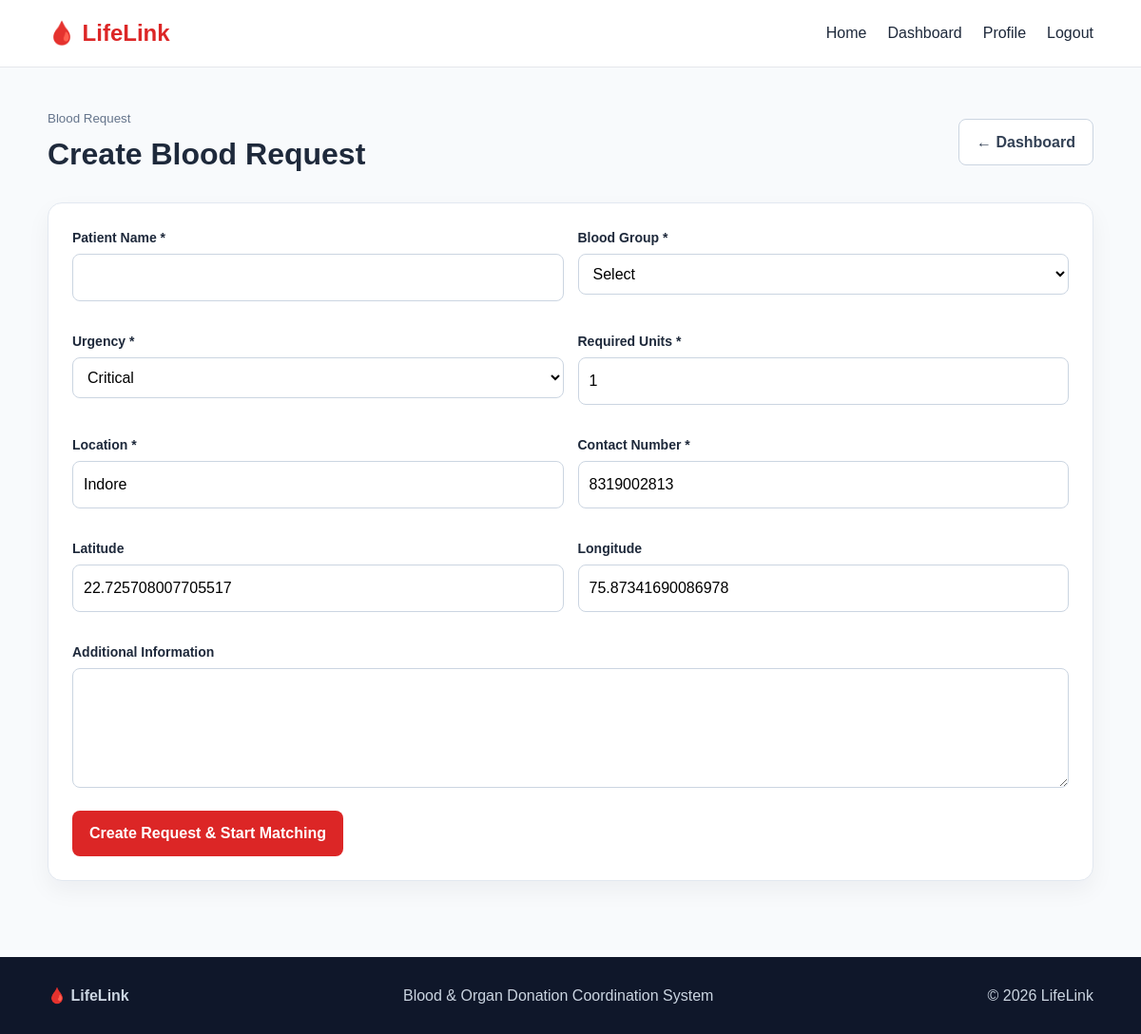
Screenshot of /create-request (signed in) with the database file from the repository.
### tables this page shows
CREATE TABLE users(
      id INTEGER PRIMARY KEY AUTOINCREMENT, name TEXT NOT NULL, email TEXT UNIQUE NOT NULL,
      password_hash TEXT NOT NULL, role TEXT NOT NULL, phone TEXT, city TEXT,
      lat REAL, lng REAL, blood_group TEXT, last_donation TEXT,
      verified INTEGER DEFAULT 1, active INTEGER DEFAULT 1, created_at TEXT NOT NULL
    );

### app.py (the view, shortened to what this page needs)
@app.route("/create-request",methods=["GET","POST"])
@role_required("recipient","hospital")
def create_request():
    u=current_user()
    if u["role"]=="hospital" and not u["verified"]:
        flash("Your hospital account must be verified by an admin first.","error")
        return redirect(url_for("hospital_dashboard"))
    return render_template("create-request.html",u=u)

### app.py (called while the page is built)
def db():
    if "db" not in g:
        g.db = sqlite3.connect(DB_PATH)
        g.db.row_factory = sqlite3.Row
        g.db.execute("PRAGMA foreign_keys=ON")
    return g.db

def q(sql, args=(), one=False):
    cur=db().execute(sql,args)
    rows=cur.fetchone() if one else cur.fetchall()
    cur.close()
    return rows

def current_user():
    uid=session.get("user_id")
    return q("SELECT * FROM users WHERE id=? AND active=1",(uid,),one=True) if uid else None

@app.context_processor
def inject():
    return {"current_user": current_user(), "blood_groups": BLOOD_GROUPS, "cooldown": COOLDOWN_DAYS}

def role_required(*roles):
    def deco(f):
        @wraps(f)
        def wrap(*a,**kw):
            u=current_user()
            if not u: return redirect(url_for("login",next=request.path))
            if u["role"] not in roles:
                flash("You do not have permission to access this page.","error")
                return redirect(url_for("dashboard"))
            return f(*a,**kw)
        return wrap
    return deco

### templates/create-request.html (shortened to what this page needs)
<!doctype html><html lang="en"><head><link rel="stylesheet" href="{{ url_for('static',filename='css/style.css') }}"></head><body>
<header class="navbar"><div class="container navrow"><a class="logo" href="{{ url_for('index') }}">🩸 LifeLink</a><nav class="navlinks">
<a href="{{ url_for('index') }}">Home</a>{% if current_user %}<a href="{{ url_for('dashboard') }}">Dashboard</a>{% if current_user.role=='donor' %}<a href="{{ url_for('blood_requests') }}">Requests</a>{% endif %}<a href="{{ url_for('profile') if current_user.role in ['donor','recipient','camp_organizer'] else url_for('dashboard') }}">Profile</a><a href="{{ url_for('logout') }}">Logout</a>{% else %}<a href="{{ url_for('login') }}">Login</a><a href="{{ url_for('register') }}">Register</a>{% endif %}
</nav></div></header>
<main class="dashboard"><div class="container"><div class="dashhead"><div><small class="muted">Blood Request</small><h1>Create Blood Request</h1></div><a class="btn light" href="{{url_for('dashboard')}}">← Dashboard</a></div><div class="card"><form method="post"><div class="formgrid"><div class="group"><label>Patient Name *</label><input name="patient_name" required></div><div class="group"><label>Blood Group *</label><select name="blood_group" required><option value="">Select</option>{% for b in blood_groups %}<option>{{b}}</option>{% endfor %}</select></div><div class="group"><label>Urgency *</label><select name="urgency" required><option>Critical</option><option>Urgent</option><option>Routine</option></select></div><div class="group"><label>Required Units *</label><input name="units" type="number" min="1" value="1" required></div><div class="group"><label>Location *</label><input name="location" value="{{u.city or ''}}" required></div><div class="group"><label>Contact Number *</label><input name="contact" value="{{u.phone or ''}}" required></div><div class="group"><label>Latitude</label><input name="lat" type="number" step="any" value="{{u.lat or ''}}"></div><div class="group"><label>Longitude</label><input name="lng" type="number" step="any" value="{{u.lng or ''}}"></div><div class="group fullrow"><label>Additional Information</label><textarea name="notes" rows="4"></textarea></div></div><button class="btn primary">Create Request & Start Matching</button></form></div></div></main>
<footer><div class="container footerrow"><strong>🩸 LifeLink</strong><span>Blood & Organ Donation Coordination System</span><span>© 2026 LifeLink</span></div></footer>
<script src="{{ url_for('static',filename='js/main.js') }}"></script></body></html>

### static/css/style.css (style rules this page uses)
* { box-sizing:border-box;margin:0;padding:0 }
body { font-family:Arial,sans-serif;background:#f8fafc;color:#1e293b;line-height:1.6 }
a { text-decoration:none;color:inherit }
button,input,select,textarea { font:inherit }
.container { width:min(1100px,92%);margin:auto }
.navbar { background:#fff;border-bottom:1px solid #e5e7eb;position:sticky;top:0;z-index:10 }
.navrow { height:70px;display:flex;align-items:center;justify-content:space-between }
.logo { font-size:24px;font-weight:700;color:#dc2626 }
.navlinks { display:flex;gap:22px }
.hero p,.muted { color:#64748b }
.btn { display:inline-block;border:0;border-radius:8px;padding:11px 18px;font-weight:700;cursor:pointer }
.primary { background:#dc2626;color:white }
.light { background:white;border:1px solid #cbd5e1;color:#334155 }
.card,.feature { background:#fff;border:1px solid #e2e8f0;border-radius:15px;padding:25px;box-shadow:0 10px 25px rgba(15,23,42,.05) }
.formgrid { display:grid;grid-template-columns:1fr 1fr;gap:15px }
.fullrow { grid-column:1/-1 }
.group { margin-bottom:16px }
.group label { display:block;font-weight:700;font-size:14px;margin-bottom:6px }
input,select,textarea { width:100%;padding:11px;border:1px solid #cbd5e1;border-radius:8px;outline:none;background:white }
.dashboard { padding:40px 0 }
.dashhead { display:flex;justify-content:space-between;align-items:center;margin-bottom:25px }
footer { background:#0f172a;color:#cbd5e1;padding:28px 0;margin-top:40px }
.footerrow { display:flex;justify-content:space-between;gap:15px }

### rows the page displays
users: location "Indore", contact "8319002813", lat "22.725708007705517", lng "75.87341690086978"
